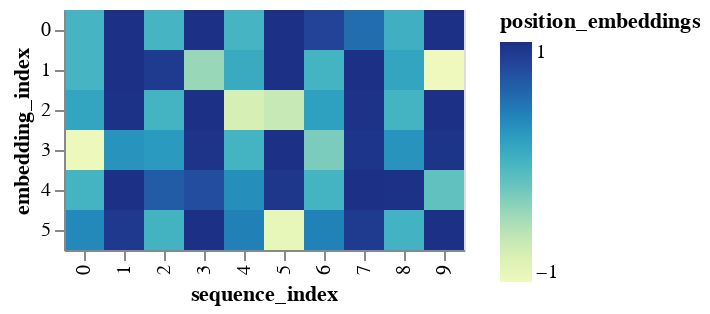

Here is the notebook cell this chart was saved with:
### Code cell
# Compute x^2 + y^2 across a 2D grid
x, y = np.meshgrid(range(sequence_length), range(embedding_dimension))

# Convert this grid to columnar data expected by Altair
source = pd.DataFrame({'sequence_index': x.ravel(),
                     'embedding_index': y.ravel(),
                     'position_embeddings': position_embeddings.ravel()})

alt.Chart(source).mark_rect().encode(
    x='sequence_index:O',
    y='embedding_index:O',
    color='position_embeddings:Q'
)

### Figure 1 — Vega-Lite specification as saved in the notebook (floating-point values rounded to 4 significant figures)
{"config": {"view": {"continuousWidth": 300, "continuousHeight": 300}}, "data": {"name": "data-ec81523e87462801fde0bd6566fa98cc"}, "mark": {"type": "rect"}, "encoding": {"color": {"field": "position_embeddings", "type": "quantitative"}, "x": {"field": "sequence_index", "type": "ordinal"}, "y": {"field": "embedding_index", "type": "ordinal"}}, "$schema": "https://vega.github.io/schema/vega-lite/v5.8.0.json", "datasets": {"data-ec81523e87462801fde0bd6566fa98cc": [{"sequence_index": 0, "embedding_index": 0, "position_embeddings": 0.0}, {"sequence_index": 1, "embedding_index": 0, "position_embeddings": 1.0}, {"sequence_index": 2, "embedding_index": 0, "position_embeddings": 0.0}, {"sequence_index": 3, "embedding_index": 0, "position_embeddings": 1.0}, {"sequence_index": 4, "embedding_index": 0, "position_embeddings": 0.0}, {"sequence_index": 5, "embedding_index": 0, "position_embeddings": 1.0}, {"sequence_index": 6, "embedding_index": 0, "position_embeddings": 0.8415}, {"sequence_index": 7, "embedding_index": 0, "position_embeddings": 0.5403}, {"sequence_index": 8, "embedding_index": 0, "position_embeddings": 0.0464}, {"sequence_index": 9, "embedding_index": 0, "position_embeddings": 0.9989}, {"sequence_index": 0, "embedding_index": 1, "position_embeddings": 0.002154}, {"sequence_index": 1, "embedding_index": 1, "position_embeddings": 1.0}, {"sequence_index": 2, "embedding_index": 1, "position_embeddings": 0.9093}, {"sequence_index": 3, "embedding_index": 1, "position_embeddings": -0.4161}, {"sequence_index": 4, "embedding_index": 1, "position_embeddings": 0.0927}, {"sequence_index": 5, "embedding_index": 1, "position_embeddings": 0.9957}, {"sequence_index": 6, "embedding_index": 1, "position_embeddings": 0.004309}, {"sequence_index": 7, "embedding_index": 1, "position_embeddings": 1.0}, {"sequence_index": 8, "embedding_index": 1, "position_embeddings": 0.1411}, {"sequence_index": 9, "embedding_index": 1, "position_embeddings": -0.99}, {"sequence_index": 0, "embedding_index": 2, "position_embeddings": 0.1388}, {"sequence_index": 1, "embedding_index": 2, "position_embeddings": 0.9903}, {"sequence_index": 2, "embedding_index": 2, "position_embeddings": 0.006463}, {"sequence_index": 3, "embedding_index": 2, "position_embeddings": 1.0}, {"sequence_index": 4, "embedding_index": 2, "position_embeddings": -0.7568}, {"sequence_index": 5, "embedding_index": 2, "position_embeddings": -0.6536}, {"sequence_index": 6, "embedding_index": 2, "position_embeddings": 0.1846}, {"sequence_index": 7, "embedding_index": 2, "position_embeddings": 0.9828}, {"sequence_index": 8, "embedding_index": 2, "position_embeddings": 0.008618}, {"sequence_index": 9, "embedding_index": 2, "position_embeddings": 1.0}, {"sequence_index": 0, "embedding_index": 3, "position_embeddings": -0.9589}, {"sequence_index": 1, "embedding_index": 3, "position_embeddings": 0.2837}, {"sequence_index": 2, "embedding_index": 3, "position_embeddings": 0.23}, {"sequence_index": 3, "embedding_index": 3, "position_embeddings": 0.9732}, {"sequence_index": 4, "embedding_index": 3, "position_embeddings": 0.01077}, {"sequence_index": 5, "embedding_index": 3, "position_embeddings": 0.9999}, {"sequence_index": 6, "embedding_index": 3, "position_embeddings": -0.2794}, {"sequence_index": 7, "embedding_index": 3, "position_embeddings": 0.9602}, {"sequence_index": 8, "embedding_index": 3, "position_embeddings": 0.2749}, {"sequence_index": 9, "embedding_index": 3, "position_embeddings": 0.9615}, {"sequence_index": 0, "embedding_index": 4, "position_embeddings": 0.01293}, {"sequence_index": 1, "embedding_index": 4, "position_embeddings": 0.9999}, {"sequence_index": 2, "embedding_index": 4, "position_embeddings": 0.657}, {"sequence_index": 3, "embedding_index": 4, "position_embeddings": 0.7539}, {"sequence_index": 4, "embedding_index": 4, "position_embeddings": 0.3192}, {"sequence_index": 5, "embedding_index": 4, "position_embeddings": 0.9477}, {"sequence_index": 6, "embedding_index": 4, "position_embeddings": 0.01508}, {"sequence_index": 7, "embedding_index": 4, "position_embeddings": 0.9999}, {"sequence_index": 8, "embedding_index": 4, "position_embeddings": 0.9894}, {"sequence_index": 9, "embedding_index": 4, "position_embeddings": -0.1455}, {"sequence_index": 0, "embedding_index": 5, "position_embeddings": 0.3629}, {"sequence_index": 1, "embedding_index": 5, "position_embeddings": 0.9318}, {"sequence_index": 2, "embedding_index": 5, "position_embeddings": 0.01723}, {"sequence_index": 3, "embedding_index": 5, "position_embeddings": 0.9999}, {"sequence_index": 4, "embedding_index": 5, "position_embeddings": 0.4121}, {"sequence_index": 5, "embedding_index": 5, "position_embeddings": -0.9111}, {"sequence_index": 6, "embedding_index": 5, "position_embeddings": 0.4057}, {"sequence_index": 7, "embedding_index": 5, "position_embeddings": 0.914}, {"sequence_index": 8, "embedding_index": 5, "position_embeddings": 0.01939}, {"sequence_index": 9, "embedding_index": 5, "position_embeddings": 0.9998}]}}
